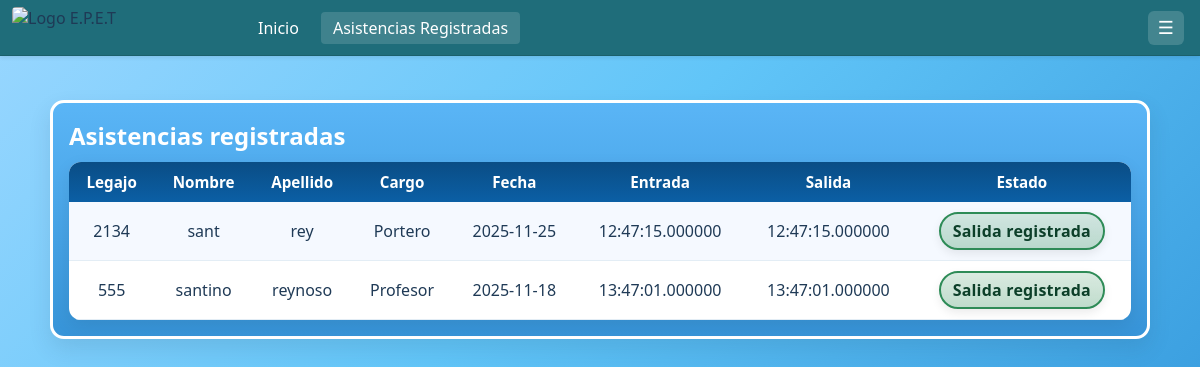
The page /Control_Asistencias/Administrador.php (signed in) on the database as committed earlier.
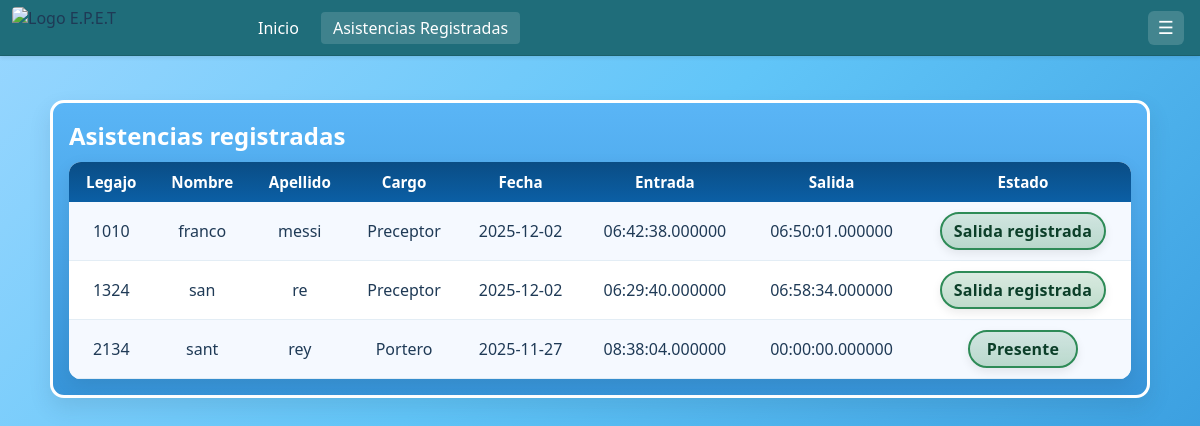
The same page on the database as committed later.
### tables this page shows
CREATE TABLE `cargo` (
  `id_cargo` int(11) NOT NULL,
  `Denominacion` varchar(50) NOT NULL
);

### Control_Asistencias/Administrador.php (the view, shortened to what the changed rows need)
<?php
function getColumns(PDO $pdo, string $table): array {
    $stmt = $pdo->prepare("SELECT COLUMN_NAME FROM INFORMATION_SCHEMA.COLUMNS WHERE TABLE_SCHEMA = DATABASE() AND TABLE_NAME = ?");
    $stmt->execute([$table]);
    return $stmt->fetchAll(PDO::FETCH_COLUMN);
}
function obtenerAsistencias(PDO $pdo): array {
    $colsA = getColumns($pdo, 'asiste-c');
    $hasA_legajo = in_array('legajo', $colsA, true) || in_array('Legajo', $colsA, true);
    $hasA_Id_asiste = in_array('Id_asiste', $colsA, true) || in_array('id_asiste', $colsA, true);
    $hasA_fecha = in_array('fecha', $colsA, true) || in_array('Fecha', $colsA, true);
    $hasA_Entrada = in_array('Entrada', $colsA, true) || in_array('entrada', $colsA, true);
    $hasA_Salida = in_array('Salida', $colsA, true) || in_array('salida', $colsA, true);
    $joinConds = [];
    if ($hasA_Id_asiste) $joinConds[] = 'a.Id_asiste = u.legajo';
    $select = [];
    if (!empty($joinConds)) {
        $select[] = 'COALESCE(u.legajo, ' . ($hasA_legajo ? 'a.legajo' : 'a.Id_asiste') . ') AS legajo';
        $select[] = "COALESCE(u.nombre,'') AS nombre";
        $select[] = "COALESCE(u.apellido,'') AS apellido";
        $select[] = "c.Denominacion AS cargo";
    } else {
        $select[] = $hasA_legajo ? 'a.legajo AS legajo' : ($hasA_Id_asiste ? 'a.Id_asiste AS legajo' : "NULL AS legajo");
        $select[] = "'' AS nombre";
        $select[] = "'' AS apellido";
        $select[] = "'' AS cargo";
    }
    $select[] = $hasA_fecha ? 'a.fecha' : "NULL AS fecha";
    $select[] = $hasA_Entrada ? 'a.Entrada' : "'' AS Entrada";
    $select[] = $hasA_Salida ? "COALESCE(a.Salida,'') AS Salida" : "'' AS Salida";
    $select[] = "CASE
                    WHEN a.Entrada IS NULL THEN 'Ausente'
                    WHEN a.Salida IS NULL OR a.Salida = '' OR a.Salida = '00:00:00' THEN 'Presente'
                    ELSE 'Salida registrada'
                 END AS estado";
    $from = "FROM `asiste-c` a";
    $join = !empty($joinConds) ? ' LEFT JOIN usuario u ON (' . implode(' OR ', $joinConds) . ') LEFT JOIN cargo c ON c.id_cargo = u.id_cargo' : '';
    $order = 'ORDER BY a.fecha DESC, u.apellido, u.nombre ASC';
    $sql = 'SELECT ' . implode(",\n    ", $select) . "\n    " . $from . $join . "\n    " . $order;
    $st = $pdo->prepare($sql);
    $st->execute();
    return $st->fetchAll(PDO::FETCH_ASSOC);
}
function claseEstado(string $estado): string {
    $e = strtolower($estado);
    return 'estado-presente';
}
$asistencias = [];
try {
    $conexion = new Conexion();
    $pdo = $conexion->getConexion();
    $asistencias = obtenerAsistencias($pdo);
} catch (PDOException $e) {
    $mensaje = 'Error al obtener asistencias registradas: ' . $e->getMessage();
}
?>
<!DOCTYPE html>
<html lang="es">
<head>
    <link rel="stylesheet" href="styles.css">
</head>
<body>
    <div class="cards-wrapper" style="max-width:1100px; margin-top:20px;">
        <div class="card">
            <h2>Asistencias registradas</h2>
            <?php if (!empty($asistencias)): ?>
                <table class="tabla-asistencias">
                    <tr>
                        <th>Legajo</th>
                        <th>Nombre</th>
                        <th>Apellido</th>
                        <th>Cargo</th>
                        <th>Fecha</th>
                        <th>Entrada</th>
                        <th>Salida</th>
                        <th>Estado</th>
                    </tr>
                    <?php foreach ($asistencias as $row): ?>
                        <tr>
                            <td><?php echo htmlspecialchars($row['legajo']); ?></td>
                            <td><?php echo htmlspecialchars($row['nombre']); ?></td>
                            <td><?php echo htmlspecialchars($row['apellido']); ?></td>
                            <td><?php echo htmlspecialchars($row['cargo']); ?></td>
                            <td><?php echo htmlspecialchars($row['fecha']); ?></td>
                            <td><?php echo htmlspecialchars($row['Entrada']); ?></td>
                            <td><?php echo htmlspecialchars($row['Salida']); ?></td>
                            <td>
                                <span class="estado-badge <?php echo claseEstado($row['estado'] ?? ''); ?>">
                                    <?php echo htmlspecialchars($row['estado']); ?>
                                </span>
                            </td>
                        </tr>
                    <?php endforeach; ?>
                </table>
            <?php else: ?>
                <p>No hay asistencias registradas para mostrar.</p>
            <?php endif; ?>
        </div>
    </div>
</body>
</html>

Rows that differ between the two databases and show on the page:
no longer on this page (row unchanged): cargo: legajo "555", nombre "santino", apellido "reynoso", Denominacion "Profesor", asiste-c.fecha "2025-11-18", asiste-c.Entrada "13:47:01.000000", Salida "13:47:01.000000", estado "Salida registrada"
added cargo: legajo "1010", nombre "franco", apellido "messi", Denominacion "Preceptor", asiste-c.fecha "2025-12-02", asiste-c.Entrada "06:42:38.000000", Salida "06:50:01.000000", estado "Salida registrada", legajo "1324", nombre "san", apellido "re", asiste-c.Entrada "06:29:40.000000", Salida "06:58:34.000000"
changed through a linked row, cargo "Portero": asiste-c.fecha "2025-11-25" → "2025-11-27"; asiste-c.Entrada "12:47:15.000000" → "08:38:04.000000"; Salida "12:47:15.000000" → "00:00:00.000000"; estado "Salida registrada" → "Presente"
